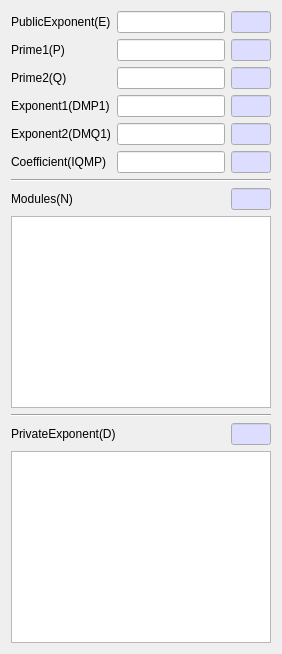
     <widget class="QWidget" name="tabRSA">
      <attribute name="title">
       <string>RSA</string>
      </attribute>
      <layout class="QVBoxLayout" name="verticalLayout_2">
       <item>
        <layout class="QGridLayout" name="gridLayout_3">
         <item row="0" column="0">
          <widget class="QLabel" name="mRSA_ELabel">
           <property name="text">
            <string>PublicExponent(E)</string>
           </property>
          </widget>
         </item>
         <item row="5" column="0">
          <widget class="QLabel" name="mRSA_IQMPLabel">
           <property name="text">
            <string>Coefficient(IQMP)</string>
           </property>
          </widget>
         </item>
         <item row="2" column="0">
          <widget class="QLabel" name="mRSA_QLabel">
           <property name="text">
            <string>Prime2(Q)</string>
           </property>
          </widget>
         </item>
         <item row="0" column="1">
          <widget class="QLineEdit" name="mRSA_EText"/>
         </item>
         <item row="1" column="0">
          <widget class="QLabel" name="mRSA_PLabel">
           <property name="text">
            <string>Prime1(P)</string>
           </property>
          </widget>
         </item>
         <item row="4" column="0">
          <widget class="QLabel" name="mRSA_DMQ1Label">
           <property name="text">
            <string>Exponent2(DMQ1)</string>
           </property>
          </widget>
         </item>
         <item row="3" column="0">
          <widget class="QLabel" name="mRSA_DMP1Label">
           <property name="text">
            <string>Exponent1(DMP1)</string>
           </property>
          </widget>
         </item>
         <item row="0" column="2">
          <widget class="QLineEdit" name="mRSA_ELenText">
           <property name="maximumSize">
            <size>
             <width>40</width>
             <height>16777215</height>
            </size>
           </property>
           <property name="palette">
            <palette>
             <active>
              <colorrole role="Base">
               <brush brushstyle="SolidPattern">
                <color alpha="255">
                 <red>221</red>
                 <green>221</green>
                 <blue>255</blue>
                </color>
               </brush>
              </colorrole>
             </active>
             <inactive>
              <colorrole role="Base">
               <brush brushstyle="SolidPattern">
                <color alpha="255">
                 <red>221</red>
                 <green>221</green>
                 <blue>255</blue>
                </color>
               </brush>
              </colorrole>
             </inactive>
             <disabled/>
            </palette>
           </property>
           <property name="readOnly">
            <bool>true</bool>
           </property>
          </widget>
         </item>
         <item row="1" column="1">
          <widget class="QLineEdit" name="mRSA_PText"/>
         </item>
         <item row="1" column="2">
          <widget class="QLineEdit" name="mRSA_PLenText">
           <property name="maximumSize">
            <size>
             <width>40</width>
             <height>16777215</height>
            </size>
           </property>
           <property name="palette">
            <palette>
             <active>
              <colorrole role="Base">
               <brush brushstyle="SolidPattern">
                <color alpha="255">
                 <red>221</red>
                 <green>221</green>
                 <blue>255</blue>
                </color>
               </brush>
              </colorrole>
             </active>
             <inactive>
              <colorrole role="Base">
               <brush brushstyle="SolidPattern">
                <color alpha="255">
                 <red>221</red>
                 <green>221</green>
                 <blue>255</blue>
                </color>
               </brush>
              </colorrole>
             </inactive>
             <disabled/>
            </palette>
           </property>
           <property name="readOnly">
            <bool>true</bool>
           </property>
          </widget>
         </item>
         <item row="2" column="1">
          <widget class="QLineEdit" name="mRSA_QText"/>
         </item>
         <item row="2" column="2">
          <widget class="QLineEdit" name="mRSA_QLenText">
           <property name="maximumSize">
            <size>
             <width>40</width>
             <height>16777215</height>
            </size>
           </property>
           <property name="palette">
            <palette>
             <active>
              <colorrole role="Base">
               <brush brushstyle="SolidPattern">
                <color alpha="255">
                 <red>221</red>
                 <green>221</green>
                 <blue>255</blue>
                </color>
               </brush>
              </colorrole>
             </active>
             <inactive>
              <colorrole role="Base">
               <brush brushstyle="SolidPattern">
                <color alpha="255">
                 <red>221</red>
                 <green>221</green>
                 <blue>255</blue>
                </color>
               </brush>
              </colorrole>
             </inactive>
             <disabled/>
            </palette>
           </property>
           <property name="readOnly">
            <bool>true</bool>
           </property>
          </widget>
         </item>
         <item row="3" column="1">
          <widget class="QLineEdit" name="mRSA_DMP1Text"/>
         </item>
         <item row="3" column="2">
          <widget class="QLineEdit" name="mRSA_DMP1LenText">
           <property name="maximumSize">
            <size>
             <width>40</width>
             <height>16777215</height>
            </size>
           </property>
           <property name="palette">
            <palette>
             <active>
              <colorrole role="Base">
               <brush brushstyle="SolidPattern">
                <color alpha="255">
                 <red>221</red>
                 <green>221</green>
                 <blue>255</blue>
                </color>
               </brush>
              </colorrole>
             </active>
             <inactive>
              <colorrole role="Base">
               <brush brushstyle="SolidPattern">
                <color alpha="255">
                 <red>221</red>
                 <green>221</green>
                 <blue>255</blue>
                </color>
               </brush>
              </colorrole>
             </inactive>
             <disabled/>
            </palette>
           </property>
           <property name="readOnly">
            <bool>true</bool>
           </property>
          </widget>
         </item>
         <item row="4" column="1">
          <widget class="QLineEdit" name="mRSA_DMQ1Text"/>
         </item>
         <item row="4" column="2">
          <widget class="QLineEdit" name="mRSA_DMQ1LenText">
           <property name="maximumSize">
            <size>
             <width>40</width>
             <height>16777215</height>
            </size>
           </property>
           <property name="palette">
            <palette>
             <active>
              <colorrole role="Base">
               <brush brushstyle="SolidPattern">
                <color alpha="255">
                 <red>221</red>
                 <green>221</green>
                 <blue>255</blue>
                </color>
               </brush>
              </colorrole>
             </active>
             <inactive>
              <colorrole role="Base">
               <brush brushstyle="SolidPattern">
                <color alpha="255">
                 <red>221</red>
                 <green>221</green>
                 <blue>255</blue>
                </color>
               </brush>
              </colorrole>
             </inactive>
             <disabled/>
            </palette>
           </property>
           <property name="readOnly">
            <bool>true</bool>
           </property>
          </widget>
         </item>
         <item row="5" column="1">
          <widget class="QLineEdit" name="mRSA_IQMPText"/>
         </item>
         <item row="5" column="2">
          <widget class="QLineEdit" name="mRSA_IQMPLenText">
           <property name="maximumSize">
            <size>
             <width>40</width>
             <height>16777215</height>
            </size>
           </property>
           <property name="palette">
            <palette>
             <active>
              <colorrole role="Base">
               <brush brushstyle="SolidPattern">
                <color alpha="255">
                 <red>221</red>
                 <green>221</green>
                 <blue>255</blue>
                </color>
               </brush>
              </colorrole>
             </active>
             <inactive>
              <colorrole role="Base">
               <brush brushstyle="SolidPattern">
                <color alpha="255">
                 <red>221</red>
                 <green>221</green>
                 <blue>255</blue>
                </color>
               </brush>
              </colorrole>
             </inactive>
             <disabled/>
            </palette>
           </property>
           <property name="readOnly">
            <bool>true</bool>
           </property>
          </widget>
         </item>
        </layout>
       </item>
       <item>
        <widget class="Line" name="line_3">
         <property name="orientation">
          <enum>Qt::Horizontal</enum>
         </property>
        </widget>
       </item>
       <item>
        <layout class="QGridLayout" name="gridLayout_4">
         <item row="0" column="2">
          <widget class="QLineEdit" name="mRSA_NLenText">
           <property name="maximumSize">
            <size>
             <width>40</width>
             <height>16777215</height>
            </size>
           </property>
           <property name="palette">
            <palette>
             <active>
              <colorrole role="Base">
               <brush brushstyle="SolidPattern">
                <color alpha="255">
                 <red>221</red>
                 <green>221</green>
                 <blue>255</blue>
                </color>
               </brush>
              </colorrole>
             </active>
             <inactive>
              <colorrole role="Base">
               <brush brushstyle="SolidPattern">
                <color alpha="255">
                 <red>221</red>
                 <green>221</green>
                 <blue>255</blue>
                </color>
               </brush>
              </colorrole>
             </inactive>
             <disabled/>
            </palette>
           </property>
           <property name="readOnly">
            <bool>true</bool>
           </property>
          </widget>
         </item>
         <item row="0" column="0">
          <widget class="QLabel" name="mRSA_NLabel">
           <property name="text">
            <string>Modules(N)</string>
           </property>
          </widget>
         </item>
         <item row="0" column="1">
          <spacer name="horizontalSpacer_3">
           <property name="orientation">
            <enum>Qt::Horizontal</enum>
           </property>
           <property name="sizeHint" stdset="0">
            <size>
             <width>40</width>
             <height>20</height>
            </size>
           </property>
          </spacer>
         </item>
        </layout>
       </item>
       <item>
        <widget class="QPlainTextEdit" name="mRSA_NText">
         <property name="acceptDrops">
          <bool>false</bool>
         </property>
        </widget>
       </item>
       <item>
        <widget class="Line" name="line_4">
         <property name="orientation">
          <enum>Qt::Horizontal</enum>
         </property>
        </widget>
       </item>
       <item>
        <layout class="QGridLayout" name="gridLayout_5">
         <item row="0" column="0">
          <widget class="QLabel" name="mRSA_DLabel">
           <property name="text">
            <string>PrivateExponent(D)</string>
           </property>
          </widget>
         </item>
         <item row="0" column="2">
          <widget class="QLineEdit" name="mRSA_DLenText">
           <property name="maximumSize">
            <size>
             <width>40</width>
             <height>16777215</height>
            </size>
           </property>
           <property name="palette">
            <palette>
             <active>
              <colorrole role="Base">
               <brush brushstyle="SolidPattern">
                <color alpha="255">
                 <red>221</red>
                 <green>221</green>
                 <blue>255</blue>
                </color>
               </brush>
              </colorrole>
             </active>
             <inactive>
              <colorrole role="Base">
               <brush brushstyle="SolidPattern">
                <color alpha="255">
                 <red>221</red>
                 <green>221</green>
                 <blue>255</blue>
                </color>
               </brush>
              </colorrole>
             </inactive>
             <disabled/>
            </palette>
           </property>
           <property name="readOnly">
            <bool>true</bool>
           </property>
          </widget>
         </item>
         <item row="0" column="1">
          <spacer name="horizontalSpacer_4">
           <property name="orientation">
            <enum>Qt::Horizontal</enum>
           </property>
           <property name="sizeHint" stdset="0">
            <size>
             <width>40</width>
             <height>20</height>
            </size>
           </property>
          </spacer>
         </item>
        </layout>
       </item>
       <item>
        <widget class="QPlainTextEdit" name="mRSA_DText">
         <property name="acceptDrops">
          <bool>false</bool>
         </property>
        </widget>
       </item>
      </layout>
     </widget>
